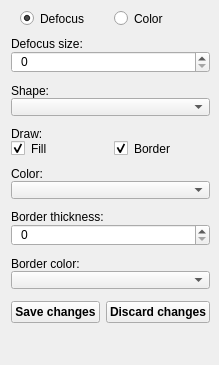
         <widget class="QWidget" name="appearanceTab">
          <property name="sizePolicy">
           <sizepolicy hsizetype="Expanding" vsizetype="Expanding">
            <horstretch>0</horstretch>
            <verstretch>0</verstretch>
           </sizepolicy>
          </property>
          <attribute name="title">
           <string>Appearance</string>
          </attribute>
          <layout class="QVBoxLayout" name="appearanceLayout">
           <property name="spacing">
            <number>0</number>
           </property>
           <property name="rightMargin">
            <number>9</number>
           </property>
           <property name="bottomMargin">
            <number>2</number>
           </property>
           <item>
            <widget class="QWidget" name="defocusColorWidget" native="true">
             <property name="styleSheet">
              <string notr="true">margin-bottom: 11px;</string>
             </property>
             <layout class="QHBoxLayout" name="horizontalLayout_3">
              <property name="topMargin">
               <number>0</number>
              </property>
              <property name="bottomMargin">
               <number>0</number>
              </property>
              <item>
               <widget class="QRadioButton" name="defocusButton">
                <property name="toolTip">
                 <string>Defocus the area of this object</string>
                </property>
                <property name="text">
                 <string>Defocus</string>
                </property>
                <property name="checked">
                 <bool>true</bool>
                </property>
               </widget>
              </item>
              <item>
               <widget class="QRadioButton" name="colorButton">
                <property name="toolTip">
                 <string>Fill this object with color and/or draw a border</string>
                </property>
                <property name="text">
                 <string>Color</string>
                </property>
               </widget>
              </item>
             </layout>
            </widget>
           </item>
           <item>
            <widget class="QWidget" name="defocusWidget" native="true">
             <layout class="QVBoxLayout" name="verticalLayout" stretch="0,0">
              <property name="spacing">
               <number>0</number>
              </property>
              <property name="leftMargin">
               <number>0</number>
              </property>
              <property name="topMargin">
               <number>0</number>
              </property>
              <property name="rightMargin">
               <number>0</number>
              </property>
              <property name="bottomMargin">
               <number>0</number>
              </property>
              <item>
               <widget class="QLabel" name="label">
                <property name="enabled">
                 <bool>true</bool>
                </property>
                <property name="text">
                 <string>Defocus size:</string>
                </property>
               </widget>
              </item>
              <item>
               <widget class="QSpinBox" name="defocusSizeBox">
                <property name="sizePolicy">
                 <sizepolicy hsizetype="Preferred" vsizetype="Fixed">
                  <horstretch>0</horstretch>
                  <verstretch>0</verstretch>
                 </sizepolicy>
                </property>
                <property name="toolTip">
                 <string>Set size of squares used for defocusing</string>
                </property>
                <property name="styleSheet">
                 <string notr="true">margin-bottom: 11px; padding-left:5px</string>
                </property>
               </widget>
              </item>
             </layout>
            </widget>
           </item>
           <item>
            <widget class="QWidget" name="colorWidget" native="true">
             <layout class="QVBoxLayout" name="verticalLayout_2" stretch="0,0,0,0,0,0,0,0,0,0">
              <property name="spacing">
               <number>0</number>
              </property>
              <property name="leftMargin">
               <number>0</number>
              </property>
              <property name="topMargin">
               <number>0</number>
              </property>
              <property name="rightMargin">
               <number>0</number>
              </property>
              <property name="bottomMargin">
               <number>0</number>
              </property>
              <item>
               <widget class="QLabel" name="shapeLabel">
                <property name="text">
                 <string>Shape:</string>
                </property>
                <property name="alignment">
                 <set>Qt::AlignLeading|Qt::AlignLeft|Qt::AlignVCenter</set>
                </property>
               </widget>
              </item>
              <item>
               <widget class="QComboBox" name="shapeBox">
                <property name="toolTip">
                 <string>Select a shape of this object</string>
                </property>
                <property name="styleSheet">
                 <string notr="true">margin-bottom: 11px; padding-left:5px</string>
                </property>
               </widget>
              </item>
              <item>
               <widget class="QLabel" name="drawLabel">
                <property name="sizePolicy">
                 <sizepolicy hsizetype="Preferred" vsizetype="Preferred">
                  <horstretch>0</horstretch>
                  <verstretch>0</verstretch>
                 </sizepolicy>
                </property>
                <property name="minimumSize">
                 <size>
                  <width>0</width>
                  <height>0</height>
                 </size>
                </property>
                <property name="lineWidth">
                 <number>1</number>
                </property>
                <property name="text">
                 <string>Draw:</string>
                </property>
                <property name="scaledContents">
                 <bool>false</bool>
                </property>
                <property name="alignment">
                 <set>Qt::AlignLeading|Qt::AlignLeft|Qt::AlignVCenter</set>
                </property>
                <property name="margin">
                 <number>0</number>
                </property>
                <property name="indent">
                 <number>-1</number>
                </property>
               </widget>
              </item>
              <item>
               <widget class="QWidget" name="drawWidget" native="true">
                <property name="styleSheet">
                 <string notr="true">margin-bottom: 11px;</string>
                </property>
                <layout class="QHBoxLayout" name="drawLayout">
                 <property name="spacing">
                  <number>6</number>
                 </property>
                 <property name="leftMargin">
                  <number>0</number>
                 </property>
                 <property name="topMargin">
                  <number>0</number>
                 </property>
                 <property name="rightMargin">
                  <number>0</number>
                 </property>
                 <property name="bottomMargin">
                  <number>0</number>
                 </property>
                 <item>
                  <widget class="QCheckBox" name="drawInsideBox">
                   <property name="toolTip">
                    <string>Fill this object with selected color</string>
                   </property>
                   <property name="text">
                    <string>Fill</string>
                   </property>
                   <property name="checked">
                    <bool>true</bool>
                   </property>
                  </widget>
                 </item>
                 <item>
                  <widget class="QCheckBox" name="drawBorderBox">
                   <property name="toolTip">
                    <string>Draw a border around this object</string>
                   </property>
                   <property name="text">
                    <string>Border</string>
                   </property>
                   <property name="checked">
                    <bool>true</bool>
                   </property>
                   <property name="tristate">
                    <bool>false</bool>
                   </property>
                  </widget>
                 </item>
                </layout>
               </widget>
              </item>
              <item>
               <widget class="QLabel" name="colorLabel">
                <property name="text">
                 <string>Color:</string>
                </property>
               </widget>
              </item>
              <item>
               <widget class="QComboBox" name="colorBox">
                <property name="sizePolicy">
                 <sizepolicy hsizetype="Preferred" vsizetype="Fixed">
                  <horstretch>0</horstretch>
                  <verstretch>0</verstretch>
                 </sizepolicy>
                </property>
                <property name="toolTip">
                 <string>Select a color for this object</string>
                </property>
                <property name="styleSheet">
                 <string notr="true">margin-bottom: 11px; padding-left:5px</string>
                </property>
               </widget>
              </item>
              <item>
               <widget class="QLabel" name="borderThicknessLabel">
                <property name="text">
                 <string>Border thickness:</string>
                </property>
               </widget>
              </item>
              <item>
               <widget class="QSpinBox" name="borderThicknessBox">
                <property name="sizePolicy">
                 <sizepolicy hsizetype="Preferred" vsizetype="Fixed">
                  <horstretch>0</horstretch>
                  <verstretch>0</verstretch>
                 </sizepolicy>
                </property>
                <property name="toolTip">
                 <string>Set border thickness for this object</string>
                </property>
                <property name="styleSheet">
                 <string notr="true">margin-bottom: 11px; padding-left:5px</string>
                </property>
               </widget>
              </item>
              <item>
               <widget class="QLabel" name="borderColorLabel">
                <property name="text">
                 <string>Border color:</string>
                </property>
               </widget>
              </item>
              <item>
               <widget class="QComboBox" name="borderColorBox">
                <property name="sizePolicy">
                 <sizepolicy hsizetype="Preferred" vsizetype="Fixed">
                  <horstretch>0</horstretch>
                  <verstretch>0</verstretch>
                 </sizepolicy>
                </property>
                <property name="toolTip">
                 <string>Select border color for this object</string>
                </property>
                <property name="styleSheet">
                 <string notr="true">margin-bottom: 11px; padding-left:5px</string>
                </property>
               </widget>
              </item>
             </layout>
            </widget>
           </item>
           <item>
            <widget class="QWidget" name="appearanceButtonsWidget" native="true">
             <property name="sizePolicy">
              <sizepolicy hsizetype="Expanding" vsizetype="Preferred">
               <horstretch>0</horstretch>
               <verstretch>0</verstretch>
              </sizepolicy>
             </property>
             <layout class="QHBoxLayout" name="propertiesButtonsLayout">
              <property name="leftMargin">
               <number>0</number>
              </property>
              <property name="topMargin">
               <number>1</number>
              </property>
              <property name="rightMargin">
               <number>0</number>
              </property>
              <property name="bottomMargin">
               <number>0</number>
              </property>
              <item>
               <widget class="QPushButton" name="saveAppearanceChangesButton">
                <property name="sizePolicy">
                 <sizepolicy hsizetype="Preferred" vsizetype="Fixed">
                  <horstretch>0</horstretch>
                  <verstretch>0</verstretch>
                 </sizepolicy>
                </property>
                <property name="font">
                 <font>
                  <weight>75</weight>
                  <bold>true</bold>
                 </font>
                </property>
                <property name="toolTip">
                 <string>Save appearance changes of this object</string>
                </property>
                <property name="text">
                 <string>Save changes</string>
                </property>
               </widget>
              </item>
              <item>
               <widget class="QPushButton" name="discardAppearanceChangesButton">
                <property name="sizePolicy">
                 <sizepolicy hsizetype="Preferred" vsizetype="Fixed">
                  <horstretch>0</horstretch>
                  <verstretch>0</verstretch>
                 </sizepolicy>
                </property>
                <property name="font">
                 <font>
                  <weight>75</weight>
                  <bold>true</bold>
                 </font>
                </property>
                <property name="toolTip">
                 <string>Discard appearance changes for this object and restore its previous settings</string>
                </property>
                <property name="text">
                 <string>Discard changes</string>
                </property>
               </widget>
              </item>
             </layout>
            </widget>
           </item>
           <item>
            <spacer name="verticalSpacer">
             <property name="orientation">
              <enum>Qt::Vertical</enum>
             </property>
             <property name="sizeHint" stdset="0">
              <size>
               <width>20</width>
               <height>40</height>
              </size>
             </property>
            </spacer>
           </item>
          </layout>
          <zorder>appearanceButtonsWidget</zorder>
          <zorder>defocusColorWidget</zorder>
          <zorder>defocusWidget</zorder>
          <zorder>colorWidget</zorder>
         </widget>
